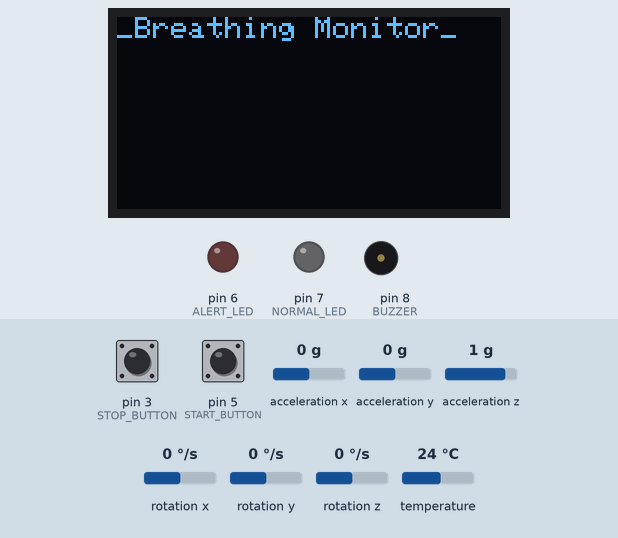
Recording of a sketch running on a simulated Arduino Uno, built with avr-gcc and run on an emulated ATmega328P. On the bench: 128×64 one-colour display, output pins drawn as LEDs (lit = HIGH), buzzer (waves = sounding, pin HIGH). The test bench sets the inputs (shaded band); at power-on: pin 3 (STOP_BUTTON) HIGH, pin 5 (START_BUTTON) HIGH, acceleration z 1 g, acceleration x 0 g, acceleration y 0 g, rotation x 0 °/s, rotation y 0 °/s, rotation z 0 °/s, temperature 24 °C. What the sketch prints to the serial monitor is not drawn.

Above: at 1.2 s.
1.3 s: pin 3 (STOP_BUTTON) pulled LOW for 0.15 s
At 2.5 s:
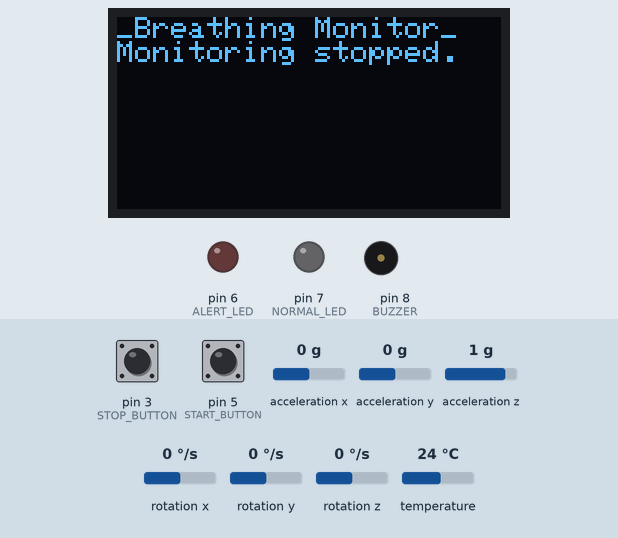
2.9 s: pin 5 (START_BUTTON) pulled LOW for 0.15 s
At 3.7 s:
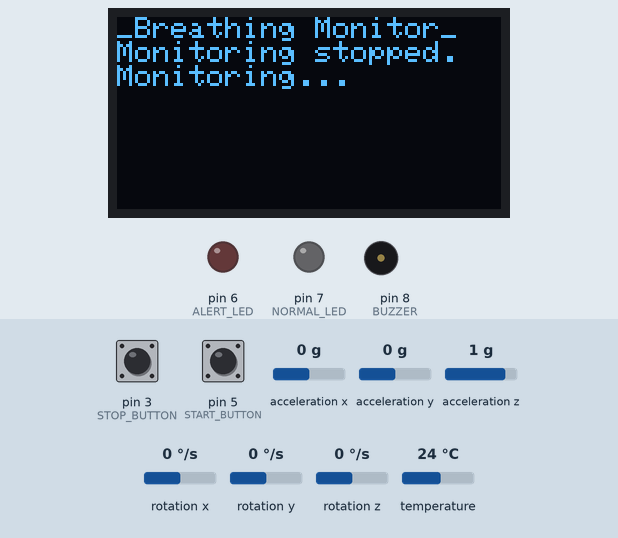
4.5 s: pin 3 (STOP_BUTTON) pulled LOW for 1 s
At 5.1 s:
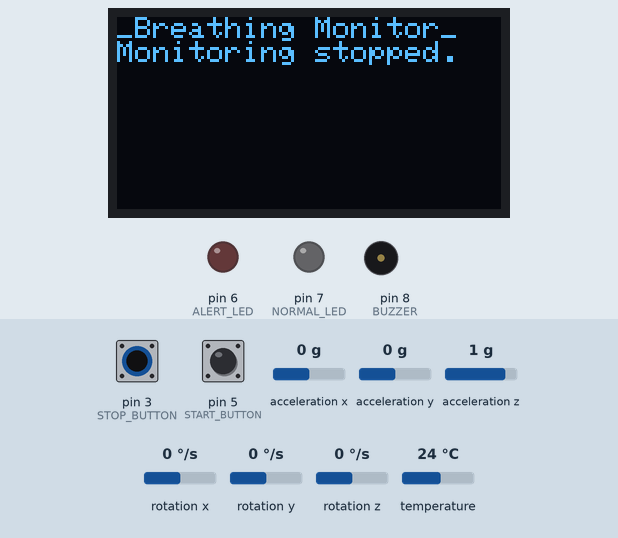
7.0 s: pin 5 (START_BUTTON) pulled LOW for 1 s
At 10.8 s:
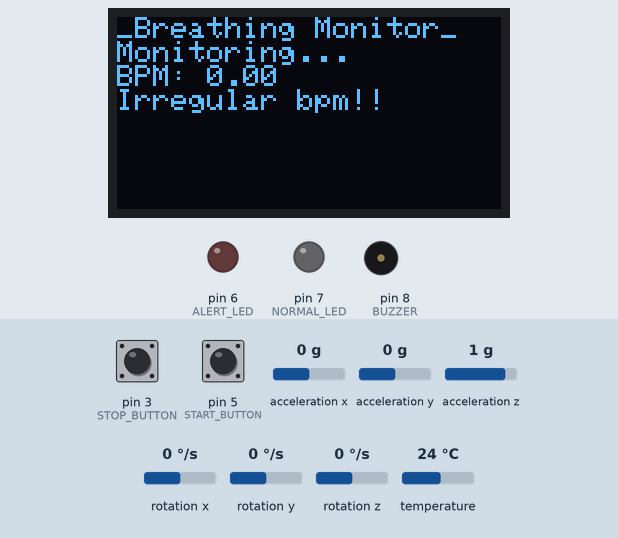
11.0 s: acceleration z set to -1.4 g
At 11.3 s:
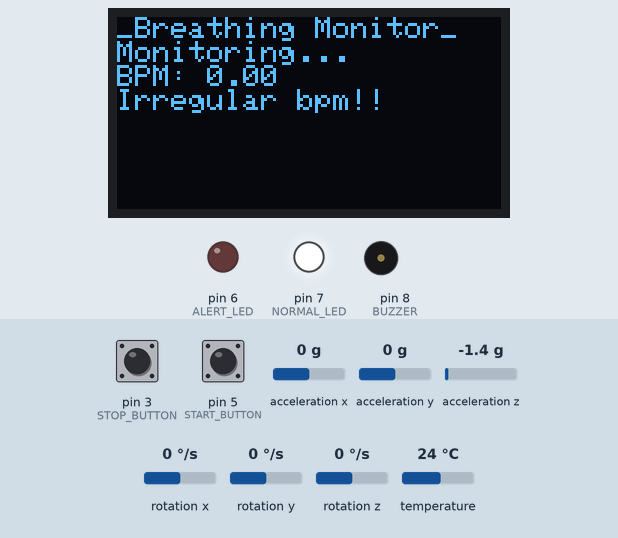
12.5 s: pin 3 (STOP_BUTTON) pulled LOW for 0.15 s
At 13.6 s:
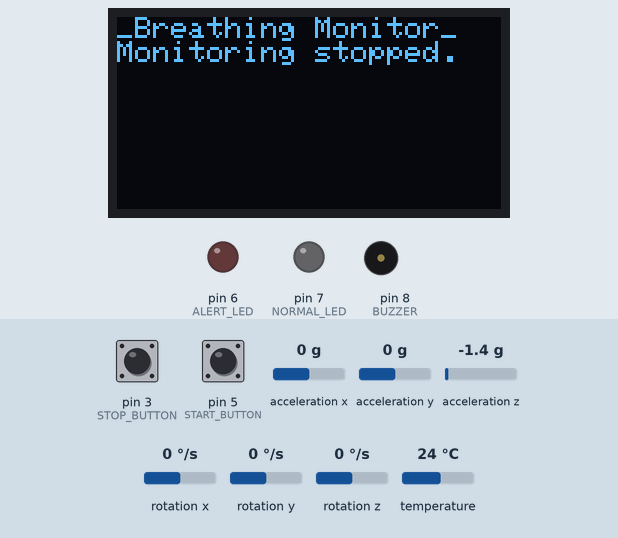
Timing chart, 0 to 15.1 s (numbered marks = the images above; inputs shaded):
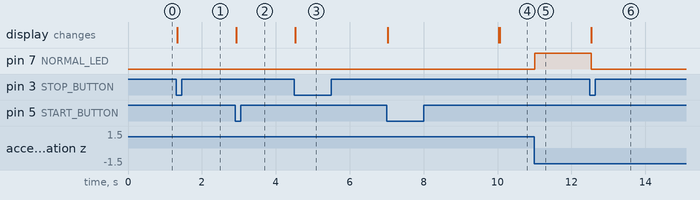

The sketch:

Baby_Breathing_Monitoring_System.ino
```cpp
/*
  Baby Breathing Monitoring System
  Responsibilities:
  - detect breathing movement (rise/fall of chest)
  - display breaths per minute
  - display warning and trigger alert LED and BUZZER if breathing stops for >= 10 seconds

  Source on MPU6050: doc.sunfounder.com
  We are only using the MPU6050 as an accelerometer. It detects acceleration in the x axis, y
  axis, and z axis. We are concerned with the z axis only (up/down). "The z axis acceleration is
  1 gravity unit." +1 g for rightside up and -1 g for upside down. 1 g is about 9.81 m/s^2.
  Any change in g will indicate BREATHING status. However, for more accurate readings, an infants
  inhale will read about 1.005 g; exhale will read about 0.995 g. 1.005-0.995 = 0.01.
  We will need to install the MPU6050 Library: https://github.com/adafruit/Adafruit_MPU6050

  Sources on normal breathing patterns of an infant:
  stanfordchildrens.org, article "Brething Problems"
  my.clevelandclinic.org, article "Periodic Breathing in Newborns"

  Sources on hardware connections and code initializations:
  MPU6050: https://docs.wokwi.com/parts/wokwi-mpu6050
  LED's: https://docs.wokwi.com/parts/wokwi-led
  Push Buttons: https://docs.wokwi.com/parts/wokwi-pushbutton
  Buzzer: https://docs.wokwi.com/parts/wokwi-buzzer
*/
#include <Adafruit_MPU6050.h>
#include <Adafruit_Sensor.h>
#include <Wire.h>
#include <Adafruit_GFX.h>
#include <Adafruit_SSD1306.h>
// constants
#define ALERT_LED 6
#define NORMAL_LED 7
#define BUZZER 8
#define START_BUTTON 5
#define STOP_BUTTON 3
#define SCREEN_WIDTH 128 // OLED display width, in pixels
#define SCREEN_HEIGHT 64 // OLED display height, in pixels
// Declaration for an SSD1306 display connected to I2C (SDA, SCL pins)
#define OLED_ADDRESS 0x3C
Adafruit_SSD1306 display(SCREEN_WIDTH, SCREEN_HEIGHT, &Wire, -1);
#define DEBOUNCE_DELAY 200
const unsigned long BPM_PRINT = 10000; // print every 10 seconds
const unsigned long APNEA_TIMEOUT = 10000; // apnea detected after 10 seconds of no breathing
const float MOVE_THRESHOLD = 0.08; // VERY slight movement should indicate breathing
// accelerometer
Adafruit_MPU6050 mpu;
// system
bool start = false;
bool isMessageSent = false;
bool notMessageSent = false;
bool monitorMessageSent = false;
unsigned long prevMoveTime = 0;
bool not_breathing = false;
float AccelZ = 0;
/*
  it's normal for there to be pauses in breathing. An infant's breathing may pause for 5-10
  seconds before continuing. Apnea timeout should therefore be 10 seconds or 10,000 milliseconds.
  (my.clevelandclinic.org, "Periodic Breathing in Newborns").
*/
unsigned long lastPress = 0;
unsigned long lastBreathTime = 0;
float breathCount = 0.0;
unsigned long lastBreathPerMinTime = 0;
/*
  an infants breathing should be between 40-60 breaths per minute when awake and between
  30-40 breaths per minute when sleeping. (stanfordchildrens.org, "Brething Problems").
  The minimum amount of time between breaths when sleeping is therefore 30 breaths per min =
  0.5 breaths per sec = 500 milliseconds.
*/
const unsigned long minTimeBetweenBreaths = 500;

void setup() {
  Serial.begin(9600);

  if(!display.begin(SSD1306_SWITCHCAPVCC, OLED_ADDRESS)) {
    Serial.println(F("SSD1306 allocation failed"));
    for(;;);
  }
  display.clearDisplay();
  display.setTextSize(1);
  display.setTextColor(WHITE);
  display.setCursor(0,0);
  display.println(F("_Breathing Monitor_"));
  display.display();

  pinMode(ALERT_LED, OUTPUT);
  pinMode(NORMAL_LED, OUTPUT);
  pinMode(BUZZER, OUTPUT);
  pinMode(START_BUTTON, INPUT_PULLUP);
  pinMode(STOP_BUTTON, INPUT_PULLUP);

  Wire.begin();
  if(!mpu.begin()){
    Serial.println(F("MPU6050 failed"));
    while(1) delay(10);
  }
  mpu.setAccelerometerRange(MPU6050_RANGE_2_G);
  mpu.setFilterBandwidth(MPU6050_BAND_21_HZ);

  sensors_event_t a, g, temp;
  mpu.getEvent(&a, &g, &temp);
  AccelZ = a.acceleration.z;
  prevMoveTime = millis();
}

void system_reset(){
  display.clearDisplay();
  display.setCursor(0,0);
  display.println(F("_Breathing Monitor_"));
  display.println(F("Monitoring stopped."));
  display.display();
  Serial.println("Monitoring stopped.");

  digitalWrite(ALERT_LED, LOW);
  digitalWrite(NORMAL_LED, LOW);
  digitalWrite(BUZZER, LOW);
  monitorMessageSent = false;
  isMessageSent = false;
  notMessageSent = false;
  start = false;
  prevMoveTime = millis();
  lastPress = 0;
  lastBreathTime = 0;
  breathCount = 0.0;
  lastBreathPerMinTime = 0;
}

void loop() {
  if(millis() - lastPress > DEBOUNCE_DELAY){
    if(digitalRead(START_BUTTON) == LOW){
      start = true;
      if(!monitorMessageSent){
        display.println(F("Monitoring..."));
        display.display();
        Serial.println("Monitoring...");
        monitorMessageSent = true;
      }
      lastPress = millis();
    }
    if(digitalRead(STOP_BUTTON) == LOW){
      start = false;
      system_reset();
      lastPress = millis();
    }
  }
  if(start){
    sensors_event_t a, g, temp;
    mpu.getEvent(&a, &g, &temp);

    float curAccelZ = a.acceleration.z;
    float change = abs(curAccelZ - AccelZ);
    unsigned long curTime = millis();
    if(change >= MOVE_THRESHOLD){ // change in g detected; 1.005-0.995=0.01=MOVE_THRESHOLD
      digitalWrite(NORMAL_LED, HIGH);
      digitalWrite(ALERT_LED, LOW);
      digitalWrite(BUZZER, LOW);
      if(millis() - lastBreathTime > minTimeBetweenBreaths){ // count each breath
        breathCount += 0.5; // so that rise+fall = 1 full breath (0.5+0.5 = 1)
        Serial.print("Breath count: ");
        Serial.println(breathCount);
        lastBreathTime = curTime;
      }
      prevMoveTime = millis();
    }
    if(millis() - prevMoveTime > APNEA_TIMEOUT){
      not_breathing = true;
      /*digitalWrite(NORMAL_LED, LOW);
      digitalWrite(ALERT_LED, HIGH);
      tone(BUZZER, 260, 260);*/
    }
    else{
      not_breathing = false;
    }
    if(not_breathing){
      digitalWrite(NORMAL_LED, LOW);
      digitalWrite(ALERT_LED, HIGH);
      tone(BUZZER, 260, 260);
      display.clearDisplay();
      display.setCursor(0,0);
      display.println(F("_Breathing Monitor_"));
      display.println(F("BREATHING STOPPED"));
      display.display();
    }
    else if(millis() - lastBreathPerMinTime >= BPM_PRINT){ // if its been 10 sec since last print
      lastBreathPerMinTime = curTime;
      /*
        Breath count is reset after 10 seconds. 10 seconds * 6 = 60 seconds = 1 minute.
        bpm is breath count (aquired over 10 seconds) * 6.
      */
      float bpm = (breathCount * 6.0); // NOTE: if we change BPM_PRINT, we MUST change 6.0 too.

      display.clearDisplay();
      display.setCursor(0,0);
      display.println(F("_Breathing Monitor_"));
      display.println(F("Monitoring..."));
      display.print(F("BPM: "));
      display.println(bpm);
      display.display();
      /*
        Checking for abnormal bpm (for both sleeping and awake, for case if child wakes up).
        Recall: 30-40 when sleeping; 40-60 when awake */
      if(bpm < 30 || bpm > 60){
        display.println(F("Irregular bpm!!"));
        display.display();
      }
      Serial.print("Breaths per minute: ");
      Serial.println(bpm);
      breathCount = 0; // reset breath count
    }
    AccelZ = curAccelZ;
  }
}
```

Measured:
- after the input at 1.3 s, the display: changes at once (image 1)
- after the input at 2.9 s, the display: changes at once (image 2)
- after the input at 4.5 s, the display: changes at once (image 3)
- after the input at 7.0 s, the display: first changes at once (image 4 shows a later state)
- after the input at 11.0 s, pin 7 (NORMAL_LED): LOW → HIGH at once
- after the input at 12.5 s, pin 7 (NORMAL_LED): HIGH → LOW at once; the display: changes at once (image 6)
